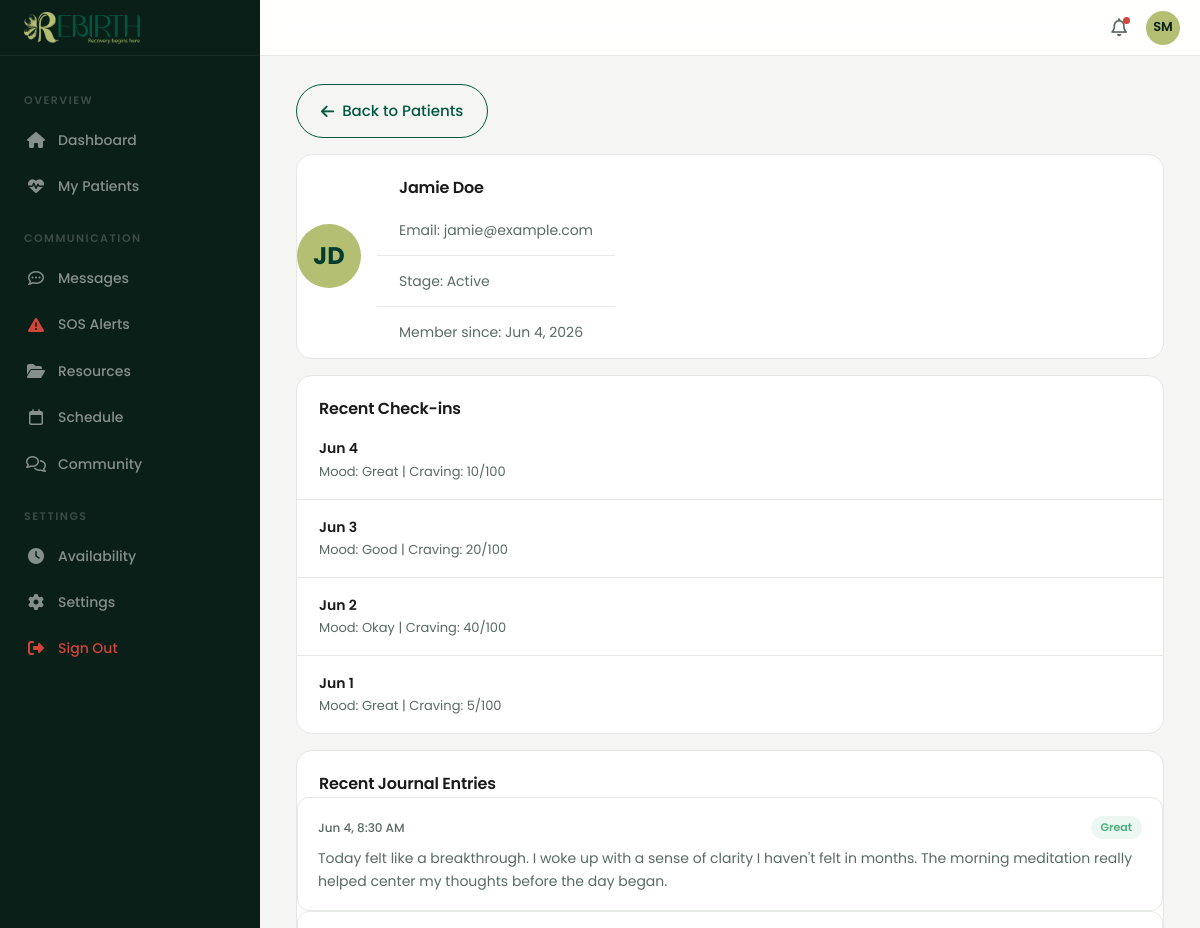
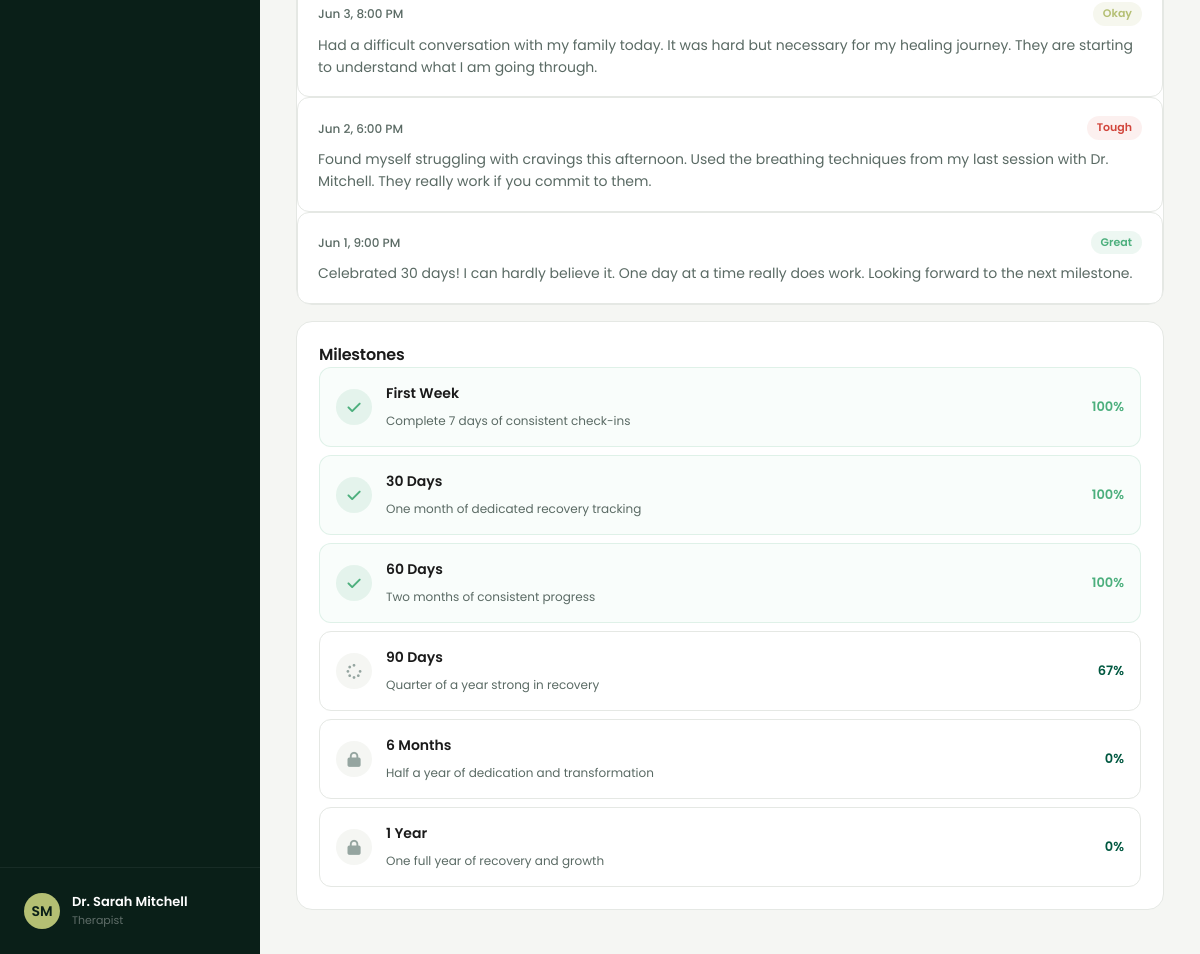
The app's page /therapist/patient/1 (signed in) with its own data (2 pictures, top to bottom).
### tables this page shows
CREATE TABLE `users` (
  `id` INT AUTO_INCREMENT PRIMARY KEY,
  `name` VARCHAR(100) NOT NULL,
  `email` VARCHAR(255) NOT NULL UNIQUE,
  `password_hash` VARCHAR(255) NOT NULL,
  `role` ENUM('member','therapist','admin') NOT NULL DEFAULT 'member',
  `stage` ENUM('Onboarding','Active','Maintenance','Alumni') NOT NULL DEFAULT 'Onboarding',
  `avatar` VARCHAR(255) DEFAULT NULL,
  `initials` VARCHAR(4) NOT NULL,
  `created_at` DATETIME NOT NULL DEFAULT CURRENT_TIMESTAMP,
  `updated_at` DATETIME NOT NULL DEFAULT CURRENT_TIMESTAMP ON UPDATE CURRENT_TIMESTAMP
);

CREATE TABLE `check_ins` (
  `id` INT AUTO_INCREMENT PRIMARY KEY,
  `user_id` INT NOT NULL,
  `mood` ENUM('great','good','okay','tough','struggling') NOT NULL,
  `craving_level` TINYINT UNSIGNED DEFAULT NULL,
  `note` TEXT DEFAULT NULL,
  `check_date` DATE NOT NULL,
  `created_at` DATETIME NOT NULL DEFAULT CURRENT_TIMESTAMP,
  FOREIGN KEY (`user_id`) REFERENCES `users`(`id`) ON DELETE CASCADE,
  UNIQUE KEY `unique_checkin` (`user_id`, `check_date`)
);

CREATE TABLE `journal_entries` (
  `id` INT AUTO_INCREMENT PRIMARY KEY,
  `user_id` INT NOT NULL,
  `content` TEXT NOT NULL,
  `mood` ENUM('great','good','okay','tough','struggling') NOT NULL,
  `created_at` DATETIME NOT NULL DEFAULT CURRENT_TIMESTAMP,
  FOREIGN KEY (`user_id`) REFERENCES `users`(`id`) ON DELETE CASCADE
);

CREATE TABLE `user_milestones` (
  `id` INT AUTO_INCREMENT PRIMARY KEY,
  `user_id` INT NOT NULL,
  `milestone_id` INT NOT NULL,
  `progress` TINYINT UNSIGNED NOT NULL DEFAULT 0,
  `achieved` BOOLEAN NOT NULL DEFAULT FALSE,
  `achieved_at` DATETIME DEFAULT NULL,
  FOREIGN KEY (`user_id`) REFERENCES `users`(`id`) ON DELETE CASCADE,
  FOREIGN KEY (`milestone_id`) REFERENCES `milestones`(`id`) ON DELETE CASCADE,
  UNIQUE KEY `unique_user_milestone` (`user_id`, `milestone_id`)
);

CREATE TABLE `milestones` (
  `id` INT AUTO_INCREMENT PRIMARY KEY,
  `name` VARCHAR(100) NOT NULL,
  `description` TEXT NOT NULL,
  `target_days` INT NOT NULL
);

### app/views/panel/patient-detail.php (the view)
<a href="/therapist/patients" class="btn btn-outline" style="margin-bottom:16px;"><i class="fa-solid fa-arrow-left"></i> Back to Patients</a>
<div class="card" style="display:flex;align-items:center;gap:16px;">
  <?php if (!empty($patient['avatar'])): ?>
  <img src="/uploads/avatars/<?= htmlspecialchars($patient['avatar']) ?>" alt="" style="width:64px;height:64px;border-radius:50%;object-fit:cover;">
  <?php else: ?>
  <div style="width:64px;height:64px;border-radius:50%;background:var(--color-accent);color:var(--color-primary-dark);display:flex;align-items:center;justify-content:center;font-size:24px;font-weight:700;flex-shrink:0;"><?= htmlspecialchars($patient['initials']) ?></div>
  <?php endif; ?>
  <div>
    <h2 style="margin:0 0 4px;"><?= htmlspecialchars($patient['name']) ?></h2>
    <div class="overview-row" style="margin:0;"><span>Email: <?= htmlspecialchars($patient['email']) ?></span></div>
    <div class="overview-row" style="margin:0;"><span>Stage: <?= htmlspecialchars($patient['stage']) ?></span></div>
    <div class="overview-row" style="margin:0;"><span>Member since: <?= date('M j, Y', strtotime($patient['created_at'])) ?></span></div>
  </div>
</div>
<div class="card">
  <h2>Recent Check-ins</h2>
  <?php if (empty($checkins)): ?>
  <div style="padding:12px;color:var(--color-text-muted);">No check-ins yet.</div>
  <?php else: ?>
  <?php foreach ($checkins as $c): ?>
  <div class="appointment-item">
    <div><strong><?= date('M j', strtotime($c['check_date'])) ?></strong><span>Mood: <?= ucfirst($c['mood']) ?><?= $c['craving_level'] !== null ? ' | Craving: ' . $c['craving_level'] . '/100' : '' ?></span></div>
  </div>
  <?php endforeach; ?>
  <?php endif; ?>
</div>
<div class="card">
  <h2>Recent Journal Entries</h2>
  <?php if (empty($journal)): ?>
  <div style="padding:12px;color:var(--color-text-muted);">No journal entries yet.</div>
  <?php else: ?>
  <?php foreach ($journal as $entry): ?>
  <div class="journal-entry">
    <div class="journal-entry-header">
      <span class="journal-date"><?= date('M j, g:i A', strtotime($entry['created_at'])) ?></span>
      <span class="journal-mood mood-<?= $entry['mood'] ?>"><?= ucfirst($entry['mood']) ?></span>
    </div>
    <p><?= htmlspecialchars($entry['content']) ?></p>
  </div>
  <?php endforeach; ?>
  <?php endif; ?>
</div>
<div class="card">
  <h2>Milestones</h2>
  <?php if (empty($milestones)): ?>
  <div style="padding:12px;color:var(--color-text-muted);">No milestones data.</div>
  <?php else: ?>
  <div class="milestones">
    <?php foreach ($milestones as $ms): ?>
    <div class="milestone <?= $ms['achieved'] ? 'done' : '' ?>">
      <div class="milestone-icon"><?= $ms['achieved'] ? '<i class="fa-solid fa-check"></i>' : ($ms['progress'] > 0 ? '<i class="fa-solid fa-spinner"></i>' : '<i class="fa-solid fa-lock"></i>') ?></div>
      <div class="milestone-info">
        <strong><?= htmlspecialchars($ms['name']) ?></strong>
        <span><?= htmlspecialchars($ms['description']) ?></span>
      </div>
      <span><?= $ms['progress'] ?>%</span>
    </div>
    <?php endforeach; ?>
  </div>
  <?php endif; ?>
</div>

### app/core/Router.php (shortened to what the rows shown need)
<?php
class Router {
  private array $patterns = [];
  private function addRoute(string $method, string $path, string $handler): void {
    if (str_contains($path, '{')) {
      $regex = preg_replace('/\{(\w+)\}/', '(?P<$1>[^/]+)', $path);
      $this->patterns[$method][] = ['regex' => '#^' . $regex . '$#', 'handler' => $handler];
    } else {
      $this->routes[$method][$path] = $handler;
    }
  }
  public function dispatch(string $method, string $uri): void {
    $path = '/' . trim(parse_url($uri, PHP_URL_PATH), '/');
    $path = $path === '' ? '/' : $path;
    if (isset($this->patterns[$method])) {
      foreach ($this->patterns[$method] as $pattern) {
        if (preg_match($pattern['regex'], $path, $matches)) {
          $handler = $pattern['handler'];
          [$controller, $action] = explode('@', $handler);
          $controller = new $controller();
          $params = array_filter($matches, 'is_string', ARRAY_FILTER_USE_KEY);
          call_user_func_array([$controller, $action], $params);
          return;
        }
      }
    }
  }
}

### app/views/layouts/panel.php (shortened to what the rows shown need)
<!DOCTYPE html>
<html lang="en">
<head>
  <link rel="stylesheet" href="/css/app.css">
  <link rel="stylesheet" href="https://cdnjs.cloudflare.com/ajax/libs/font-awesome/6.5.1/css/all.min.css">
</head>
<body data-user-id="<?= $_SESSION['user_id'] ?? 0 ?>">
  <div class="app-layout">
    <aside class="app-sidebar">
      <div class="app-sidebar-header">
        <img src="/logo.png" alt="Rebirth">
      </div>
      <nav class="app-sidebar-nav">
        <?php if ($user['role'] === 'therapist'): ?>
        <div class="app-sidebar-section">Overview</div>
        <a href="/panel/dashboard" class="app-sidebar-link <?= $page === 'Dashboard' ? 'active' : '' ?>"><i class="fa-solid fa-house"></i>Dashboard</a>
        <a href="/therapist/patients" class="app-sidebar-link <?= $page === 'My Patients' ? 'active' : '' ?>"><i class="fa-solid fa-heart-pulse"></i>My Patients</a>
        <div class="app-sidebar-section">Communication</div>
        <a href="/therapist/messages" class="app-sidebar-link <?= $page === 'Messages' ? 'active' : '' ?>"><i class="fa-regular fa-comment-dots"></i>Messages</a>
        <a href="/therapist/sos" class="app-sidebar-link <?= $page === 'SOS Alerts' ? 'active' : '' ?>">
          <i class="fa-solid fa-triangle-exclamation" style="color:var(--color-danger);"></i>SOS Alerts
        </a>
        <a href="/therapist/resources" class="app-sidebar-link <?= $page === 'Resources' ? 'active' : '' ?>"><i class="fa-solid fa-folder-open"></i>Resources</a>
        <a href="/panel/appointments" class="app-sidebar-link <?= $page === 'Appointments' ? 'active' : '' ?>"><i class="fa-regular fa-calendar"></i>Schedule</a>
        <a href="/panel/community" class="app-sidebar-link <?= $page === 'Community' ? 'active' : '' ?>"><i class="fa-regular fa-comments"></i>Community</a>
        <div class="app-sidebar-section">Settings</div>
        <a href="/therapist/availability" class="app-sidebar-link <?= $page === 'Availability' ? 'active' : '' ?>"><i class="fa-solid fa-clock"></i>Availability</a>
        <a href="/panel/settings" class="app-sidebar-link <?= $page === 'Settings' ? 'active' : '' ?>"><i class="fa-solid fa-gear"></i>Settings</a>
        <a href="/logout" class="app-sidebar-link" style="color:var(--color-danger);"><i class="fa-solid fa-right-from-bracket"></i>Sign Out</a>
        <?php endif; ?>
      </nav>
      <div class="app-sidebar-footer">
        <div class="app-sidebar-user">
          <?php if (!empty($user['avatar'])): ?>
          <img src="/uploads/avatars/<?= htmlspecialchars($user['avatar']) ?>" alt="" class="app-sidebar-user-avatar" style="object-fit:cover;">
          <?php else: ?>
          <div class="app-sidebar-user-avatar"><?= htmlspecialchars($user['initials']) ?></div>
          <?php endif; ?>
          <div>
            <div class="app-sidebar-user-name"><?= htmlspecialchars($user['name']) ?></div>
            <div class="app-sidebar-user-role"><?= htmlspecialchars(ucfirst($user['role'])) ?></div>
          </div>
        </div>
      </div>
    </aside>
    <div class="app-main" style="flex:1;display:flex;flex-direction:column;min-width:0;">
      <header class="app-topbar">
        <div class="app-topbar-left">
          <span class="app-topbar-title"><?= htmlspecialchars($page) ?></span>
        </div>
        <div class="app-topbar-right">
          <button class="app-topbar-btn"><i class="fa-regular fa-bell"></i><span class="dot"></span></button>
          <?php if (!empty($user['avatar'])): ?>
          <img src="/uploads/avatars/<?= htmlspecialchars($user['avatar']) ?>" alt="" class="app-topbar-avatar" style="object-fit:cover;">
          <?php else: ?>
          <div class="app-topbar-avatar"><?= htmlspecialchars($user['initials']) ?></div>
          <?php endif; ?>
        </div>
      </header>
      <div class="app-content">
        <?= $content ?>
      </div>
    </div>
  </div>
</body>
</html>

### records on screen
users: initials "SM", name "Dr. Sarah Mitchell", role "Therapist"
users: initials "JD", name "Jamie Doe", email "jamie@example.com", stage "Active", created_at "Jun 4, 2026"
check_ins: check_date "Jun 4", mood "Great", craving_level "10"
check_ins: check_date "Jun 3", mood "Good", craving_level "20"
check_ins: check_date "Jun 2", mood "Okay", craving_level "40"
check_ins: check_date "Jun 1", mood "Great", craving_level "5"
journal_entries: created_at "Jun 4, 8:30 AM", mood "Great", content "Today felt like a breakthrough. I woke up with a sense of clarity I haven't felt in months. The morning meditation really helped center my thoughts before the day began."
journal_entries: created_at "Jun 3, 8:00 PM", mood "Okay", content "Had a difficult conversation with my family today. It was hard but necessary for my healing journey. They are starting to understand what I am going through."
journal_entries: created_at "Jun 2, 6:00 PM", mood "Tough", content "Found myself struggling with cravings this afternoon. Used the breathing techniques from my last session with Dr. Mitchell. They really work if you commit to them."
journal_entries: created_at "Jun 1, 9:00 PM", mood "Great", content "Celebrated 30 days! I can hardly believe it. One day at a time really does work. Looking forward to the next milestone."
user_milestones: milestone.name "First Week", milestone.description "Complete 7 days of consistent check-ins", progress "100"
user_milestones: milestone.name "30 Days", milestone.description "One month of dedicated recovery tracking", progress "100"
user_milestones: milestone.name "60 Days", milestone.description "Two months of consistent progress", progress "100"
user_milestones: milestone.name "90 Days", milestone.description "Quarter of a year strong in recovery", progress "67"
user_milestones: milestone.name "6 Months", milestone.description "Half a year of dedication and transformation", progress "0"
milestones: name "1 Year", description "One full year of recovery and growth", progress "0"
